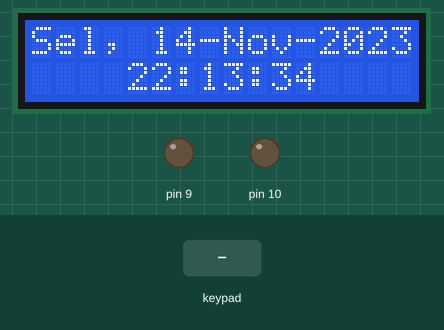
This sketch was run on a simulated Arduino Uno, built with avr-gcc and run on an emulated ATmega328P. On the bench: 16×2 character LCD, output pins drawn as LEDs (lit = HIGH). The inputs (shaded band) are chosen by the test bench. The local clock reads 2024-03-15 10:24:30 at power-on unless the sketch sets it.

Above: at 14.4 s.
14.5 s: key '1' pressed
At 15.8 s:
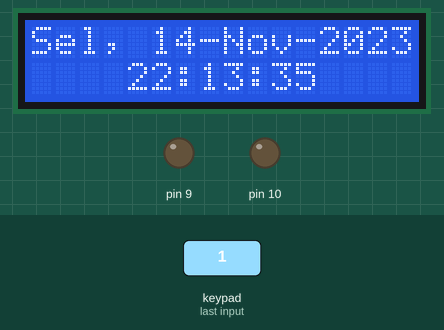
16.0 s: keypad keys 2 3 4 5 pressed 0.4 s apart
At 17.8 s:
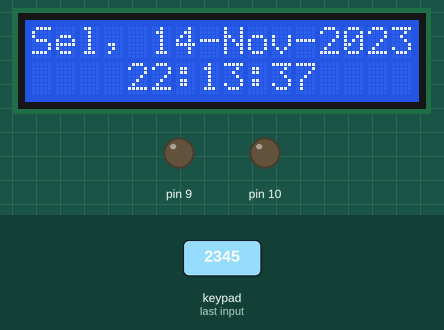
Timing chart, 0 to 19.3 s (numbered marks = the images above; inputs shaded):
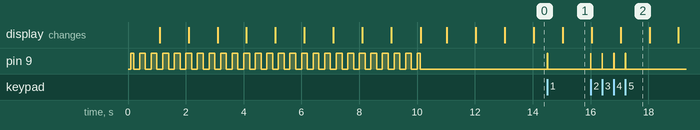

Measured:
- after the input at 14.5 s, pin 9: LOW → HIGH at once, → LOW 0.01 s later
- after the input at 16.0 s, pin 9: alternates HIGH for 0.01 s and LOW for 0.39 s, 8 changes in all, then stays LOW, starting at once

The sketch:

keypadRTC.ino
```cpp
#include <Keypad.h>
#include <LiquidCrystal_I2C.h>
LiquidCrystal_I2C lcd(0x27, 16, 2);
#include <RTClib.h>
RTC_DS3231 rtc;
#define set_high(port, pin) port |= (1 << pin)
#define set_low(port, pin) port &= ~(1 << pin)

enum Mode {
  HOME,
  SET
};

enum SetState {
  SET_IDLE,
  SET_MINUTE,
  SET_SECOND
};

SetState setState = SET_IDLE;

Mode mode = HOME;

const byte ROWS = 4;  //four rows
const byte COLS = 3;  //four columns
//define the cymbols on the buttons of the keypads
char hexaKeys[ROWS][COLS] = {
  { '1', '2', '3' },
  { '4', '5', '6' },
  { '7', '8', '9' },
  { '*', '0', '#' }
};
byte rowPins[ROWS] = { 2, 3, 4, 5 };  //connect to the row pinouts of the keypad
byte colPins[COLS] = { 6, 7, 8 };     //connect to the column pinouts of the keypad

//initialize an instance of class NewKeypad
Keypad customKeypad = Keypad(makeKeymap(hexaKeys), rowPins, colPins, ROWS, COLS);

char buf[17];
char baris1[17];
char baris2[17];

const char *hari[] = { "min", "Sen", "Sel", "Rab", "Kam", "Jum", "Sab" };
const char *bulan[] = { "Jan", "Feb", "Mar", "Apr", "Mei", "Jun", "Jul", "Agu", "Sep", "Okt", "Nov", "Des" };
char key;

uint8_t set_menit, set_detik = 0;
DateTime now;

unsigned long lastRTC = 0;
unsigned long lastLCD = 0;
unsigned long alarmStart = 0;
bool alarmActive = false;
int lastSecond = -1;
int lastCountdown = -1;

int main() {
  init();
  lcd.init();
  lcd.backlight();

  if (!rtc.begin()) {
    lcd.setCursor(0, 0);
    lcd.print("RTC Error");
    while (1) delay(10);
  }
  lcd.clear();

  DDRB |= (1 << PB1) | (1 << PB2);
  customKeypad.addEventListener(keypadEvent);
  // customKeypad.setDebounceTime(10);
  // customKeypad.setHoldTime(500);
  rtc.adjust(DateTime(F(__DATE__), F(__TIME__)));

  while (1) {

    key = customKeypad.getKey();
    if(key) {
      beep();
    }
    // update RTC
    if (millis() - lastRTC >= 100) {
      lastRTC = millis();
      now = rtc.now();
    }

    // ===== trigger alarm) =====
    if (!alarmActive && now.minute() == set_menit && now.second() == set_detik) {

      alarmActive = true;
      alarmStart = millis();
      lastCountdown = -1;
    }

    // ===== jalankan alarm =====
    if (alarmActive) {

      int sisa = 10 - (millis() - alarmStart) / 1000;
      if (sisa < 0) sisa = 0;

      if (sisa != lastCountdown) {
        lastCountdown = sisa;

        lcd.clear();
        lcd.setCursor(0, 0);
        lcd.print("!!! ALARM !!!");

        lcd.setCursor(0, 1);
        lcd.print("Sisa: ");
        lcd.print(sisa);
        lcd.print(" detik ");
      }

      // buzzer kedip
      if ((millis() / 200) % 2 == 0) {
        set_high(PORTB, PB1);
      } else {
        set_low(PORTB, PB1);
      }

      // stop setelah 10 detik
      if (millis() - alarmStart >= 10000) {
        alarmActive = false;
        set_low(PORTB, PB1);
        lcd.clear();
      }

      continue;
    }

    // ===== MODE NORMAL =====
    if (mode == HOME) {
      tampil_home();
    } else if (mode == SET) {
      tampil_set(key);
    }
  }  // kurawal while loop

  return 0;
}

void keypadEvent(KeypadEvent eKey) {
  switch (customKeypad.getState()) {
    case PRESSED:

      if (alarmActive && key == '#') {
        alarmActive = false;
        set_low(PORTB, PB1);
        lcd.clear();
      }
      break;
    case HOLD:
      if (eKey == '*') {
        mode = SET;
        setState = SET_MINUTE;
        set_menit = 0;
        set_detik = 0;
        lcd.clear();
      }
      break;
  }
}

void tampil_home() {
  if (now.second() == lastSecond) return;
  lastSecond = now.second();
  snprintf(baris1, size_t(baris1), "%s, %02d-%s-%04d", hari[now.dayOfTheWeek()], now.day(), bulan[now.month() - 1], now.year());
  snprintf(baris2, size_t(baris2), "%02d:%02d:%02d", now.hour(), now.minute(), now.second());
  lcd.setCursor(0, 0);
  lcd.print(baris1);
  lcd.setCursor(4, 1);
  lcd.print(baris2);
}

void tampil_set(char key) {

  lcd.setCursor(0, 0);
  lcd.print("SETTING ALARM ");

  // ===== INPUT MENIT =====
  if (setState == SET_MINUTE) {

    if (key >= '0' && key <= '9') {
      set_menit = (set_menit * 10 + (key - '0')) % 60;
    }

    if (key == '#') set_menit = 0;

    if (key == '*') {
      setState = SET_SECOND;
    }

    snprintf(buf, sizeof(buf), "Jam:__:%02d:__", set_menit);
  }

  // ===== INPUT DETIK =====
  else if (setState == SET_SECOND) {

    if (key >= '0' && key <= '9') {
      set_detik = (set_detik * 10 + (key - '0')) % 60;
    }

    if (key == '#') set_detik = 0;

    if (key == '*') {
      lcd.clear();
      lcd.setCursor(0, 0);
      lcd.print("SAVING...");
      for (byte i = 0; i < 16; i++) {
        lcd.setCursor(i, 1);
        lcd.print("-");
        _delay_ms(10);
      }
      mode = HOME;
      setState = SET_IDLE;
      lcd.clear();
      return;
    }

    snprintf(buf, sizeof(buf), "Jam:__:%02d:%02d", set_menit, set_detik);
  }

  lcd.setCursor(0, 1);
  lcd.print(buf);
}

void beep() {
  set_high(PORTB, PB1);
  _delay_ms(10);
  set_low(PORTB, PB1);
}
```
